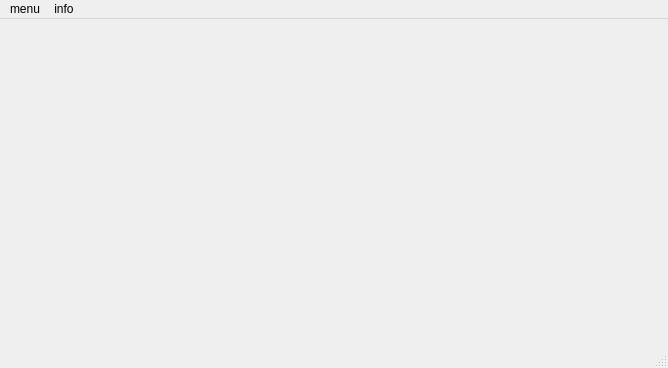
<?xml version="1.0" encoding="UTF-8"?>
<ui version="4.0">
 <class>MainWindow</class>
 <widget class="QMainWindow" name="MainWindow">
  <property name="geometry">
   <rect>
    <x>0</x>
    <y>0</y>
    <width>668</width>
    <height>368</height>
   </rect>
  </property>
  <property name="windowTitle">
   <string>MainWindow</string>
  </property>
  <property name="windowIcon">
   <iconset resource="iconos.qrc">
    <normaloff>:/agenda.png</normaloff>:/agenda.png</iconset>
  </property>
  <widget class="QWidget" name="centralwidget">
   <layout class="QGridLayout" name="gridLayout_3">
    <item row="0" column="0">
     <widget class="QStackedWidget" name="stackedWidget"/>
    </item>
   </layout>
  </widget>
  <widget class="QStatusBar" name="statusbar"/>
  <widget class="QMenuBar" name="menubar">
   <property name="geometry">
    <rect>
     <x>0</x>
     <y>0</y>
     <width>668</width>
     <height>25</height>
    </rect>
   </property>
   <widget class="QMenu" name="menuagregar_usuario">
    <property name="title">
     <string>menu</string>
    </property>
    <addaction name="actionmostrar_usuarios"/>
    <addaction name="actionagregar_contacto"/>
    <addaction name="separator"/>
    <addaction name="actionsalir"/>
   </widget>
   <widget class="QMenu" name="menuinfo">
    <property name="title">
     <string>info</string>
    </property>
    <addaction name="actionacerca_QT"/>
   </widget>
   <addaction name="menuagregar_usuario"/>
   <addaction name="menuinfo"/>
  </widget>
  <action name="actionsalir">
   <property name="icon">
    <iconset resource="iconos.qrc">
     <normaloff>:/exit.png</normaloff>:/exit.png</iconset>
   </property>
   <property name="text">
    <string>salir</string>
   </property>
   <property name="shortcut">
    <string>Ctrl+E</string>
   </property>
  </action>
  <action name="actionacerca_QT">
   <property name="icon">
    <iconset resource="iconos.qrc">
     <normaloff>:/help.png</normaloff>
     <normalon>:/help.png</normalon>:/help.png</iconset>
   </property>
   <property name="text">
    <string>acerca QT</string>
   </property>
   <property name="shortcut">
    <string>Ctrl+H</string>
   </property>
  </action>
  <action name="actionmostrar_usuarios">
   <property name="icon">
    <iconset resource="iconos.qrc">
     <normaloff>:/agenda.png</normaloff>:/agenda.png</iconset>
   </property>
   <property name="text">
    <string>mostrar usuarios</string>
   </property>
   <property name="shortcut">
    <string>Ctrl+S</string>
   </property>
  </action>
  <action name="actionagregar_contacto">
   <property name="icon">
    <iconset resource="iconos.qrc">
     <normaloff>:/user.png</normaloff>:/user.png</iconset>
   </property>
   <property name="text">
    <string>agregar contacto</string>
   </property>
   <property name="shortcut">
    <string>Ctrl+A</string>
   </property>
  </action>
 </widget>
 <resources>
  <include location="iconos.qrc"/>
 </resources>
 <connections/>
</ui>
